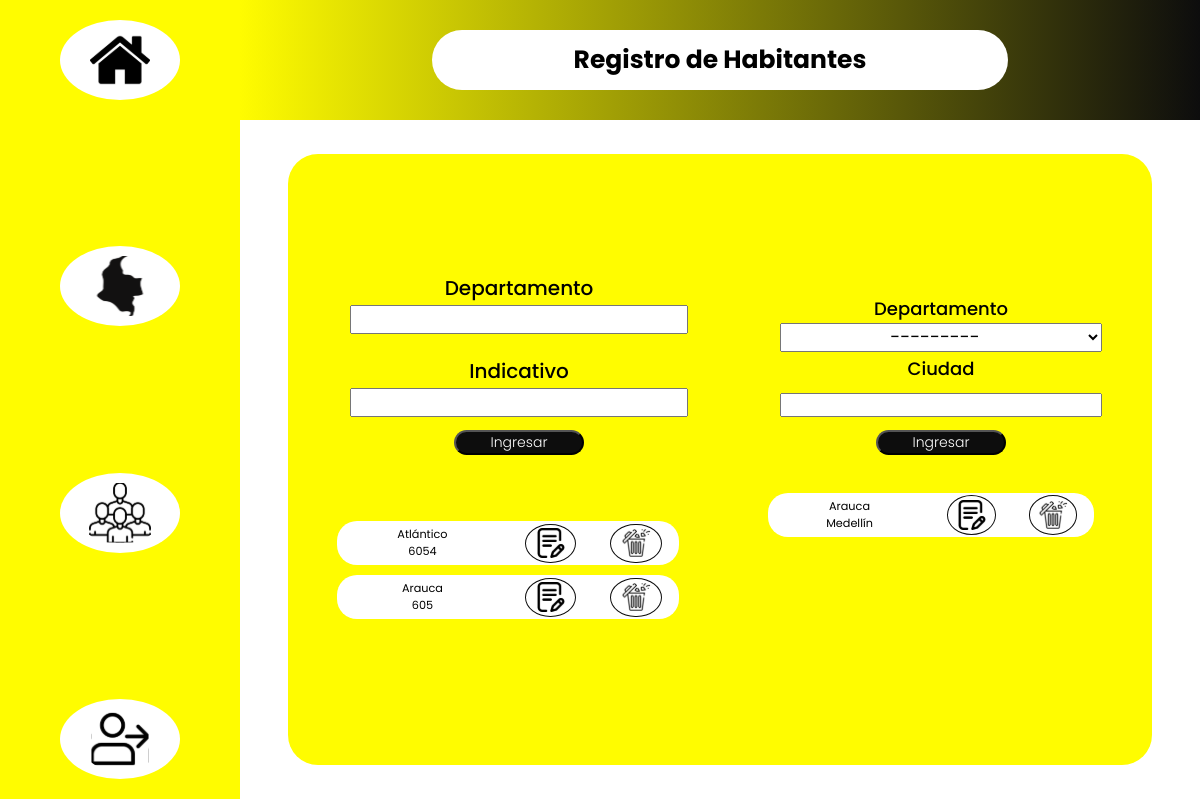
The page /register/addspace/ on the database its author committed.
### register/models.py (models this page shows, shortened)
class State(models.Model):
    indicative = models.IntegerField(
        verbose_name="Indicativo", blank=False, unique=True)
    state_name = models.CharField(
        ("Departamento"), max_length=50, blank=False, unique=True)
    class Meta:
        verbose_name = "Departamento"
        verbose_name_plural = "Departamento"
    def __str__(self):
        return f'{self.state_name}'

class City(models.Model):
    state = models.ForeignKey(
        State, verbose_name="Departamento", blank=False, on_delete=models.CASCADE)
    city_name = models.CharField(
        ("Ciudad"), max_length=50, blank=False, unique=True)
    class Meta:
        verbose_name = "Ciudad"
        verbose_name_plural = "Ciudades"

### register/views.py (the view)
# urls.py: path("addspace/", views.addspace, name="addspace"),
def addspace(request):
    formcity = FormCity(request.POST)
    if formcity.is_valid():
        formcity.save()
        messages.success(request, f'El proceso fue realizado con éxito')
        return redirect('register:addspace')
    else:
        formcity = FormCity()
    formstate = FormState(request.POST)
    if formstate.is_valid():
        formstate.save()
        messages.success(
            request, f'Usted Acaba de agregar una ciudad con éxito')
        return redirect('register:addspace')
    else:
        formstate = FormState()
    city_list = City.objects.all()
    state_list = State.objects.all()
    return render(request, "register/space.html", {'city_list': city_list, 'formcity': formcity, 'formstate': formstate, 'state_list': state_list, })

### register/forms.py
class FormCity(forms.ModelForm):
    class Meta:
        model=City
        fields='__all__'
        exclude=()

class FormState(forms.ModelForm):
    class Meta:
        model=State
        fields='__all__'
        exclude=()

### register/templates/register/space.html (shortened to what this page needs)
{% extends 'register/index.html' %}
{% load static %}
{% block  main%}
    <main class="main__addspace">
        <section class="main__state--section">
            <form class ="main__form" action="{% url 'register:addspace' %}" method="POST">
                <div class="form__inputs form__first--input">
                    <label for="id_state_name">Departamento</label>
                    {{formstate.state_name}}
                </div>
                <div class="form__inputs form__first--input">
                    <label for="id_indicative">Indicativo</label>
                    {{formstate.indicative}}
                </div>
                <input id="button" type="submit" value="Ingresar">
            </form>
            <section class="main__messages">
            </section>
            <section class="main_list">
                {% if state_list %}
                {% for state in state_list %}
                    <ul style="list-style:none;" class ="main__list--object">
                        <li>
                            <div class="list__atributte">
                                {{state.state_name}}
                            </div>
                            <div class="list__atributte">
                                {{state.indicative}}
                            </div>
                        </li>
                        <a class="ul__a--button" href="{% url 'register:editstate' state.pk %}">
                            <button class="a__button" id="edit">
                                <img class="button__image" src="{% static 'register/editar.svg' %}" alt="Este es el boton de editar">
                            </button>
                        </a>
                        <a class="ul__a--button" href="{% url 'register:deletestate' state.pk %}">
                            <button class="a__button" id="delete">
                                <img class="button__image" src="{% static 'register/basura.svg' %}" alt="Este es el botón de Eliminar">
                            </button>
                        </a>
                    </ul>
                {% endfor %}
                {% else %}
                    <p>No encuentro ningún Departamento</p>
                {% endif %}
            </section>
        </section>
        <section class="main__city--section">
            <form class ="main__form" action="{% url 'register:addspace' %}" method="POST">
                <div class="form__inputs form__first--input">
                    <label for="id_state">Departamento</label>
                    {{formcity.state}}
                </div>
                <div class="form__inputs form__first--input">
                    <label for="id_city_name">Ciudad</label>
                    {{formcity.city_name}}
                </div>
                <input id="button" type="submit" value="Ingresar">
            </form>
            <section class="main_list">
                {% if city_list %}
                {% for city in city_list %}
                    <ul style="list-style:none;" class ="main__list--object">
                        <li>
                            <div class="list__atributte">
                                {{city.state}}
                            </div>
                            <div class="list__atributte">
                                {{city.city_name}}
                            </div>
                        </li>
                        <a class="ul__a--button" href="{% url 'register:editcity' city.pk %}"><button class="a__button" id="edit"><img class="button__image" src="{% static 'register/editar.svg' %}" alt="Este es el botón de Editar"></button></a>
                        <a class="ul__a--button" href="{% url 'register:deletecity' city.pk %}"><button class="a__button" id="delete"><img class="button__image" src="{% static 'register/basura.svg' %}" alt="Este es el botón de Eliminar"></button></a>
                    </ul>
                {% endfor %}
                {% else %}
                    <p>No encuentro ninguna Ciudad</p>
                {% endif %}
            </section>
        </section>
    </main>
{% endblock  %}

### rows shown on the page
State: state_name "Atlántico", indicative "6054"
State: state_name "Arauca", indicative "605"
City: state "Arauca", city_name "Medellín"
